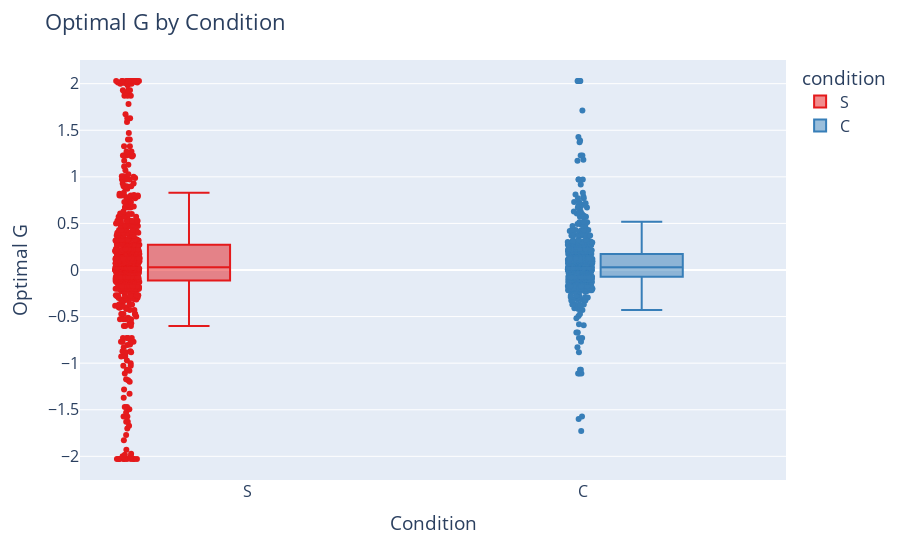

Notebook cell for this chart:
### Code cell
# Base boxplot (like boxen, shows distribution)
fig = px.box(
    arbor_stats_df,
    x="condition",
    y="optimal G",
    color="condition",                # hue
    points="all",                            # show all points like boxen
    color_discrete_sequence=px.colors.qualitative.Set1
)

# Layout tweaks
fig.update_layout(
    title="Optimal G by Condition",
    xaxis_title="Condition",
    yaxis_title="Optimal G",
    font=dict(size=16),
    boxmode="group"
)

fig.show()

### Figure 1 — Plotly figure (JSON) as saved in the notebook; plotly's stock layout.template omitted (floating-point values rounded to 4 significant figures; data arrays with more than 128 entries replaced by an {"elided": "..."} marker saying what was removed)
{"data": [{"alignmentgroup": "True", "boxpoints": "all", "hovertemplate": "condition=%{x}<br>optimal G=%{y}<extra></extra>", "legendgroup": "S", "marker": {"color": "rgb(228,26,28)"}, "name": "S", "notched": false, "offsetgroup": "S", "orientation": "v", "showlegend": true, "type": "box", "x": {"elided": "777 str values"}, "x0": " ", "xaxis": "x", "y": {"elided": "777 float values"}, "y0": " ", "yaxis": "y"}, {"alignmentgroup": "True", "boxpoints": "all", "hovertemplate": "condition=%{x}<br>optimal G=%{y}<extra></extra>", "legendgroup": "C", "marker": {"color": "rgb(55,126,184)"}, "name": "C", "notched": false, "offsetgroup": "C", "orientation": "v", "showlegend": true, "type": "box", "x": {"elided": "809 str values"}, "x0": " ", "xaxis": "x", "y": {"elided": "809 float values"}, "y0": " ", "yaxis": "y"}], "layout": {"autosize": true, "boxmode": "group", "font": {"size": 16}, "legend": {"title": {"text": "condition"}, "tracegroupgap": 0}, "margin": {"t": 60}, "title": {"text": "Optimal G by Condition"}, "xaxis": {"anchor": "y", "autorange": true, "categoryarray": ["S", "C"], "categoryorder": "array", "domain": [0, 1], "range": [-0.5, 1.605], "title": {"text": "Condition"}, "type": "category"}, "yaxis": {"anchor": "x", "autorange": true, "domain": [0, 1], "range": [-2.254, 2.254], "title": {"text": "Optimal G"}, "type": "linear"}}}
